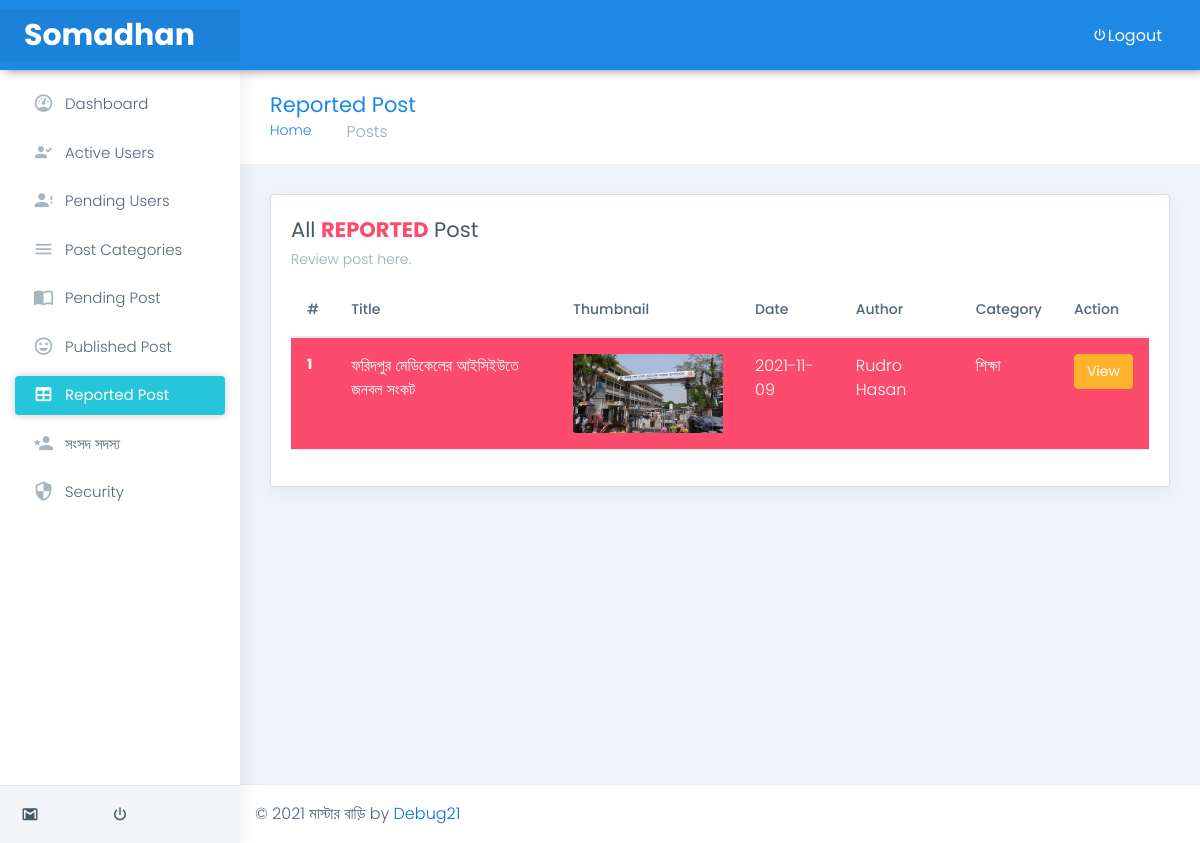
Screenshot of /control/reportedpost.php (signed in) with the database file from the repository.
### tables this page shows
CREATE TABLE `report` (
  `report_id` int(11) NOT NULL,
  `blog_id` int(11) NOT NULL,
  `autId` int(11) NOT NULL,
  `report_write` varchar(255) NOT NULL
);

CREATE TABLE `blog` (
  `post_id` int(5) NOT NULL,
  `post_title` varchar(255) NOT NULL,
  `long_title` mediumtext NOT NULL,
  `post_desc` mediumtext NOT NULL,
  `post_thumb` mediumtext NOT NULL,
  `location` varchar(255) NOT NULL,
  `post_date` date NOT NULL,
  `post_author` varchar(255) NOT NULL,
  `aut_id` int(11) NOT NULL,
  `post_category` varchar(255) NOT NULL,
  `post_status` varchar(255) NOT NULL
);

### control/reportedpost.php (the view, shortened to what this page needs)
<?php include "inc/header.php" ?>
<div class="page-wrapper">
    <div class="page-breadcrumb">
        <div class="row align-items-center">
            <div class="col-md-6 col-8 align-self-center">
                <h3 class="page-title mb-0 p-0">Reported Post</h3>
                <div class="d-flex align-items-center">
                    <nav aria-label="breadcrumb">
                        <ol class="breadcrumb">
                            <li class="breadcrumb-item"><a href="#">Home</a></li>
                            <li class="breadcrumb-item active" aria-current="page">Posts</li>
                        </ol>
                    </nav>
                </div>
            </div>
            <div class="col-md-6 col-4 align-self-center">
            </div>
        </div>
    </div>
    <div class="container-fluid">
        <div class="row">
            <div class="col-sm-12">
                <div class="card">
                    <div class="card-body">
                        <h4 class="card-title">All <b class="text-danger">REPORTED</b> Post</h4>
                        <h6 class="card-subtitle">Review post here.</h6>
                        <div class="table-responsive">
                            <table class="table user-table">
                                <thead>
                                    <tr>
                                        <th class="border-top-0">#</th>
                                        <th class="border-top-0">Title</th>
                                        <th class="border-top-0">Thumbnail</th>
                                        <th class="border-top-0">Date</th>
                                        <th class="border-top-0">Author</th>
                                        <th class="border-top-0">Category</th>
                                        <th class="border-top-0">Action</th>
                                    </tr>
                                </thead>
                                <tbody>
                                    <?php
                                        $selrepPst = "SELECT * FROM report,blog WHERE blog_id = post_id GROUP BY blog_id ORDER BY COUNT(blog_id) DESC";
                                        $select_rep_pst = mysqli_query($connection, $selrepPst);
                                        $i = 0;
                                        while ( $row = mysqli_fetch_assoc($select_rep_pst) )
                                        {
                                          $post_id          = $row['post_id'];
                                          $post_title       = $row['post_title'];
                                          $post_thumb       = $row['post_thumb'];
                                          $post_date        = $row['post_date'];
                                          $post_author      = $row['post_author'];
                                          $post_category    = $row['post_category'];
                                          $i++;
                                        ?>
                                            <tr class="bg-danger text-white">
                                              <th scope="row"><?php echo $i; ?></th>
                                              <td><?php echo $post_title; ?></td>
                                              <td><img src="../user/img/posts/<?php echo $post_thumb; ?>" width="150"></td>
                                              <td><?php echo $post_date; ?></td>
                                              <td><?php echo $post_author; ?></td>
                                              <td><?php echo $post_category; ?></td>
                                              <td>
                                                <div class="btn-group">
                                                    <a href="viewpost.php?view_post=<?php echo $post_id; ?>" class="btn btn-warning">View</a>
                                                </div>
                                              </td>
                                            </tr>
                                            <?php
                                        }
                                    ?>
                                </tbody>
                            </table>
                        </div>
                    </div>
                </div>
            </div>
        </div>
    </div>
<?php include "inc/footer.php" ?>

### rows the page displays
report: blog.post_title "ফরিদপুর মেডিকেলের আইসিইউতে জনবল সংকট", blog.post_thumb (picture), blog.post_date "2021-11-09", blog.post_author "Rudro Hasan", blog.post_category "শিক্ষা"
